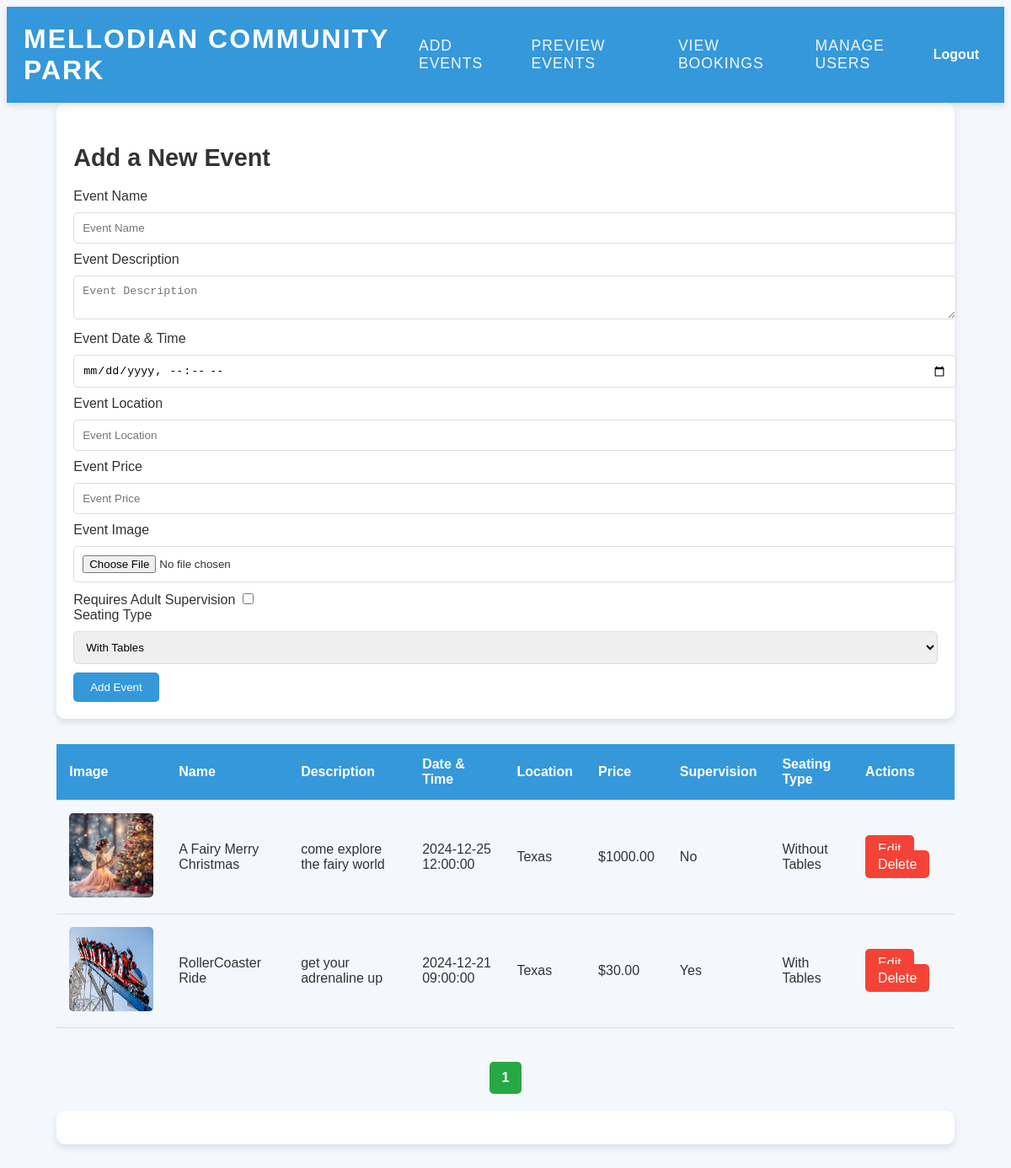
The page /admin_events.php (signed in) on the database its author committed.
### tables this page shows
CREATE TABLE `events` (
  `id` int(11) NOT NULL,
  `name` varchar(255) NOT NULL,
  `description` text NOT NULL,
  `date_time` datetime NOT NULL,
  `location` varchar(255) NOT NULL,
  `price` decimal(10,2) NOT NULL,
  `image` varchar(255) NOT NULL,
  `is_supervised` tinyint(1) DEFAULT 0,
  `seating_type` enum('With Tables','Without Tables') NOT NULL
);

### admin_events.php (the view, shortened to what this page needs)
<?php
@include 'config.php';
$events_per_page = 10;
$page = isset($_GET['page']) ? (int)$_GET['page'] : 1;
$offset = ($page - 1) * $events_per_page;
$total_events_query = mysqli_query($conn, "SELECT COUNT(*) AS total FROM `events`");
$total_events = mysqli_fetch_assoc($total_events_query)['total'];
$total_pages = ceil($total_events / $events_per_page);
$select_events = mysqli_query($conn, "SELECT * FROM `events` LIMIT $events_per_page OFFSET $offset");
?>
<!DOCTYPE html>
<html lang="en">
<head>
    <link rel="stylesheet" href="https://cdnjs.cloudflare.com/ajax/libs/font-awesome/6.0.0/css/all.min.css">
    <link rel="stylesheet" href="css/style.css">
</head>
<body>
<?php include 'header.php'; ?>
<div class="container">
<section class="add-event-form">
    <form action="" method="post" enctype="multipart/form-data">
        <h3>Add a New Event</h3>
        <div class="form-group">
            <label for="name">Event Name</label>
            <input type="text" name="name" id="name" placeholder="Event Name" class="box" required>
        </div>
        <div class="form-group">
            <label for="description">Event Description</label>
            <textarea name="description" id="description" placeholder="Event Description" class="box" required></textarea>
        </div>
        <div class="form-group">
            <label for="date_time">Event Date & Time</label>
            <input type="datetime-local" name="date_time" id="date_time" class="box" required>
        </div>
        <div class="form-group">
            <label for="location">Event Location</label>
            <input type="text" name="location" id="location" placeholder="Event Location" class="box" required>
        </div>
        <div class="form-group">
            <label for="price">Event Price</label>
            <input type="number" name="price" id="price" min="0" placeholder="Event Price" class="box" required>
        </div>
        <div class="form-group">
            <label for="image">Event Image</label>
            <input type="file" name="image" id="image" accept="image/png, image/jpg, image/jpeg" class="box" required>
        </div>
        <div class="form-group">
            <label for="is_supervised">Requires Adult Supervision</label>
            <input type="checkbox" name="is_supervised" id="is_supervised">
        </div>
        <div class="form-group">
            <label for="seating_type">Seating Type</label>
            <select name="seating_type" id="seating_type" class="box" required>
                <option value="With Tables">With Tables</option>
            </select>
        </div>
        <input type="submit" value="Add Event" name="add_event" class="btn">
    </form>
</section>
<section class="display-events">
    <table>
        <thead>
            <tr>
                <th>Image</th>
                <th>Name</th>
                <th>Description</th>
                <th>Date & Time</th>
                <th>Location</th>
                <th>Price</th>
                <th>Supervision</th>
                <th>Seating Type</th>
                <th>Actions</th>
            </tr>
        </thead>
        <tbody>
            <?php
            if (mysqli_num_rows($select_events) > 0) {
                while ($row = mysqli_fetch_assoc($select_events)) {
                    $is_supervised = $row['is_supervised'] ? 'Yes' : 'No';
                    $seating_type = $row['seating_type'];
            ?>
            <tr>
                <td><img src="./images/events/<?php echo $row['image']; ?>" height="100" alt=""></td>
                <td><?php echo $row['name']; ?></td>
                <td><?php echo $row['description']; ?></td>
                <td><?php echo $row['date_time']; ?></td>
                <td><?php echo $row['location']; ?></td>
                <td>$<?php echo $row['price']; ?></td>
                <td><?php echo $is_supervised; ?></td>
                <td><?php echo $seating_type; ?></td>
                <td>
                    <a href="admin_events.php?edit=<?php echo $row['id']; ?>" class="option-btn">Edit</a>
                    <a href="admin_events.php?delete=<?php echo $row['id']; ?>" class="delete-btn" onclick="return confirm('Are you sure?');">Delete</a>
                </td>
            </tr>
            <?php
                }
            } else {
                echo '<tr><td colspan="9" class="empty">No events added</td></tr>';
            }
            ?>
        </tbody>
    </table>
</section>
    <section class="pagination">
        <div class="pagination-buttons">
            <?php for ($i = 1; $i <= $total_pages; $i++) { ?>
                <a href="admin_events.php?page=<?php echo $i; ?>" class="page-btn <?php echo ($i == $page) ? 'active' : ''; ?>"><?php echo $i; ?></a>
            <?php } ?>
        </div>
    </section>
    <section class="edit-event-form-container">
</section>
</div>
</body>
</html>

### css/style.css (style rules this page uses)
body { font-family: 'Arial', sans-serif; background-color: #f4f7fc; color: #333; }
.pagination { margin: 20px 0; text-align: center; }
.pagination-buttons { display: inline-flex; align-items: center; justify-content: center; }
.pagination-buttons a { display: inline-block; padding: 10px 15px; margin: 0 5px; text-decoration: none; color: #fff; background-color: #007bff; border-radius: 5px; transition: background-color 0.3s, color 0.3s; }
.pagination-buttons a.active { background-color: #28a745; color: #fff; font-weight: bold; }
.container { width: 90%; margin: 0 auto; }
h3 { color: #333; font-size: 1.8rem; margin-bottom: 20px; }
.add-event-form, .edit-event-form-container { background: #fff; padding: 20px; border-radius: 10px; box-shadow: 0 4px 8px rgba(0, 0, 0, 0.1); margin-bottom: 30px; }
.box { width: 100%; padding: 10px; margin: 10px 0; border-radius: 5px; border: 1px solid #ddd; }
.btn { padding: 10px 20px; background-color: #3498db; color: #fff; border: none; border-radius: 5px; cursor: pointer; }
.delete-btn, .option-btn { background-color: #f44336; color: #fff; padding: 8px 15px; border-radius: 5px; cursor: pointer; text-decoration: none; }
table { width: 100%; border-collapse: collapse; margin-top: 30px; }
table th, table td { padding: 15px; text-align: left; border-bottom: 1px solid #ddd; }
table th { background-color: #3498db; color: #fff; }
table td img { width: 100px; border-radius: 5px; }
.pagination { text-align: center; margin-top: 40px; }
.pagination a { margin: 0 10px; padding: 10px 15px; background-color: #3498db; color: white; text-decoration: none; border-radius: 5px; }

### rows shown on the page
events: image (picture), name "A Fairy Merry Christmas", description "come explore the fairy world", date_time "2024-12-25 12:00:00", location "Texas", price "1000.00", is_supervised "No", seating_type "Without Tables"
events: image (picture), name "RollerCoaster Ride", description "get your adrenaline up", date_time "2024-12-21 09:00:00", location "Texas", price "30.00", is_supervised "Yes", seating_type "With Tables"
